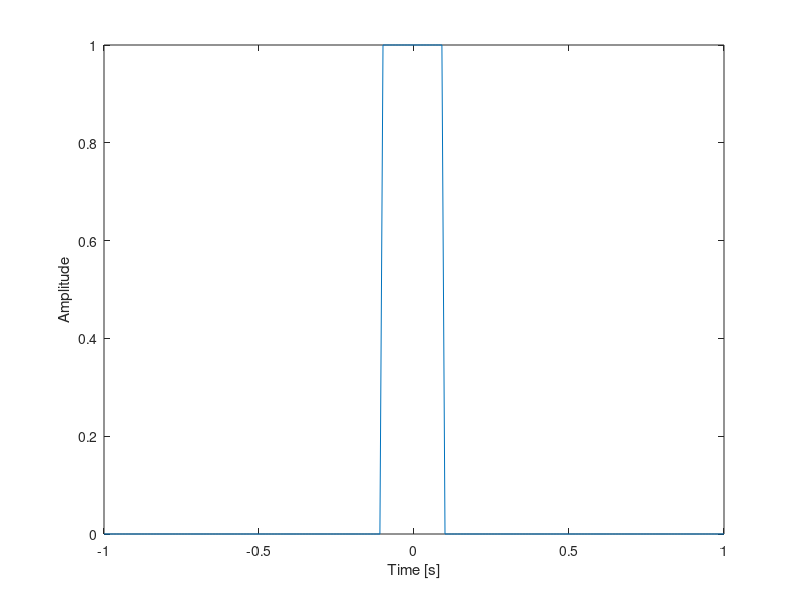

The MATLAB script that drew this image: (Note: this script raises an error after producing the figure.)
%%%%%%%%%%%%%%%%%%%%%%%%%%%%%%%%%%%
%%%%%%%%%%% EXAMPLE FFT %%%%%%%%%%%
%%%%%%%%%%%%%%%%%%%%%%%%%%%%%%%%%%%

%% 01
%  Generate a signal spanning from -1 s to 1 s, with a 0.2 s box function centered at zero. Sample the signal with SI = 0.01 s.
%  Plot the amplitude and phase spectra (use the "compute_spectra" function).
%  Which kind of function do you obtain for the amplitude spectrum?
%  Shift the impulse in time by +0.2 s. Plot amplitude and phase spectra and compare them to the previous spectra.
%  Which property of the Fourier transform are we observing?

SI = 0.01;  
t = -1:SI:1;
w = 0.2;
y = rectpuls(t,w);
figure;plot(t,y);
xlabel('Time [s]')
ylabel('Amplitude')
compute_spectra(y,SI,2^nextpow2(length(y)));

y_shift = rectpuls(t-0.2,w);
figure;plot(t,y_shift)
xlabel('Time [s]')
ylabel('Amplitude')
compute_spectra(y_shift,SI,2^nextpow2(length(y_shift)));


%% 02
%  Generate a sawtooth signal with frequency f = 20 Hz and length T = 1 s. Sample the signal at 1 kHz and plot it.
%  Considering this is a periodic function, which characteristic should the amplitude spectrum have?
%  Verify your answer by computing and plotting the amplitude and phase spectra (use the function from exercise 02).

fs=1000;
t=0:1/fs:100;
y=sawtooth(2*pi*20*t);
figure;plot(t,y)
xlabel('Time [s]')
ylabel('Amplitude')
compute_spectra(y,1/fs,2^nextpow2(length(y)));


%% 03
%  Load the seismic shot gather in the shot_gather.mat file: TIME is the time vector,
%  OFFSET is the vector containing the source-receiver distances of all traces and TRACES is the data vector.
%  Plot the seismogram in gray scale, adjust the limits of the colorscale, add labels, etc.
%  Select the trace corresponding with an offset of about 100 m and plot it. Use the "compute_spectra" function
%  to plot the amplitude and phase spectra of that trace. Which is the frequency content (range) of your trace?
%  Use the "compute_fk_spectra" function to plot the f-k spectrum of the whole seismogram.
%  Now select only the first 100 traces and compute the f-k spectrum again.
%  What do you observe? How is this spectrum different from the previous one?
%  Now select 1 trace every 10 and compute the f-k spectrum again. What do you observe?

load shot_gather.mat

figure;imagesc(OFFSET,TIME,TRACES);colormap('gray')
colorbar
xlabel('Offset [m]')
ylabel('Time [s]')
caxis([-100 100])

[~,I] = min(abs(OFFSET-100));
trace = TRACES(:,I);
figure;plot(TIME,trace);
xlabel('Time [s]')
ylabel('Amplitude')

SI = mean(diff(TIME));
NFFT = length(TIME);
compute_spectra(trace,SI,NFFT);
% Higher amplitudes are observed between 3 Hz and 15 Hz. This is the frequency range of surface waves.

DX = mean(diff(OFFSET));
compute_fk_spectra(TRACES,DX,SI,1,15)

figure;imagesc(OFFSET(1:100),TIME,TRACES(:,1:100));colormap('gray')
colorbar
xlabel('Offset [m]')
ylabel('Time [s]')
xlim([0 OFFSET(end)]);caxis([-100 100])
compute_fk_spectra(TRACES(:,1:100),DX,SI,1,15)
% In this case the spectral resolution decreases.

figure;imagesc(OFFSET(1:10:end),TIME,TRACES(:,1:10:end));colormap('gray')
colorbar
xlabel('Offset [m]')
ylabel('Time [s]')
xlim([0 OFFSET(end)]);caxis([-100 100])
compute_fk_spectra(TRACES(:,1:10:end),10*DX,SI,1,15)
% In this case I reduce the Nyquist wavenumber, thus I observe spatial aliasing.


